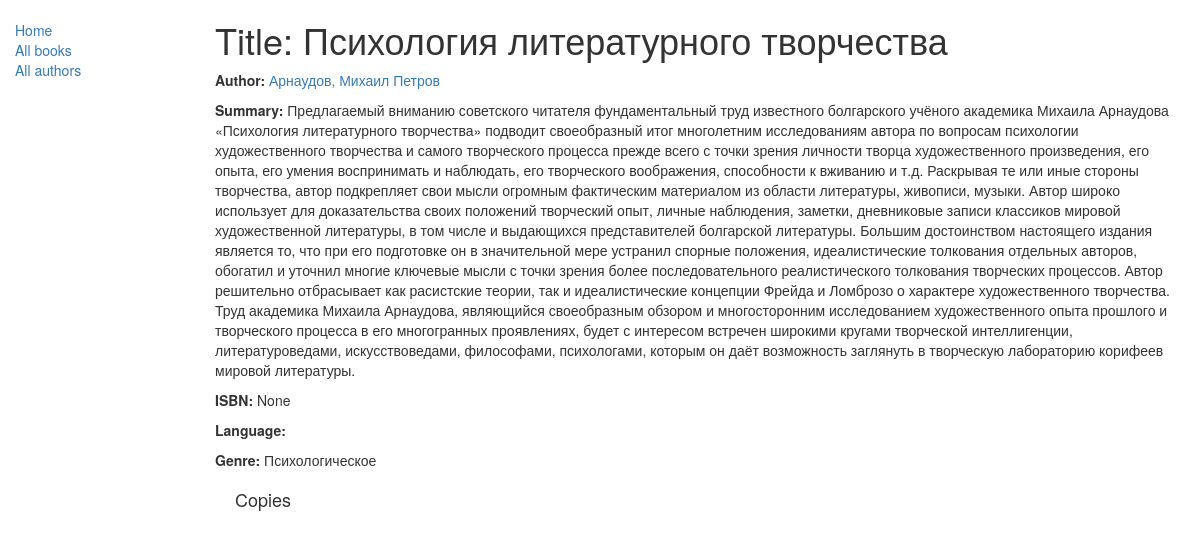
/catalog/book/3, run on the app's committed database.
### catalog/models.py (models this page shows, shortened)
class Book(models.Model):
    title = models.CharField(max_length=200)
    author = models.ForeignKey('Author', on_delete=models.SET_NULL, null=True)
    summary = models.TextField(max_length=3000, help_text="Enter a brief description of the book")
    isbn = models.CharField('ISBN',max_length=13, help_text='13 Character <a href="https://www.isbn-international.org/content/what-isbn">ISBN number</a>', null=True, blank=True)
    genre = models.ManyToManyField(Genre, help_text="Select a genre for this book")
    def display_genre(self):
        """
        Creates a string for the Genre. This is required to display genre in Admin.
        """
        return ', '.join([ genre.name for genre in self.genre.all()[:3] ])
    display_genre.short_description = 'Genre'

class Author(models.Model):
    first_name = models.CharField(max_length=100)
    last_name = models.CharField(max_length=100)
    date_of_birth = models.DateField(null=True, blank=True)
    date_of_death = models.DateField('Died', null=True, blank=True)
    def __str__(self):
        return '%s, %s' % (self.last_name, self.first_name)

class Genre(models.Model):
    name = models.CharField(max_length=200, help_text="Enter a book genre (e.g. Science Fiction, French Poetry etc.)")
    def __str__(self):
        return self.name

### catalog/views.py (the view)
# urls.py: re_path(r'^book/(?P<pk>\d+)$', views.BookDetailView.as_view(), name='book-detail'),
class BookDetailView(generic.DetailView):
    model = Book

### catalog/templates/catalog/book_detail.html (shortened to what this page needs)
{% extends "base_generic.html" %}
{% block content %}
    <h1>Title: {{ book.title }}</h1>
    <p><strong>Author:</strong> <a href="">{{ book.author }}</a></p>
    <p><strong>Summary:</strong> {{ book.summary }}</p>
    <p><strong>ISBN:</strong> {{ book.isbn }}</p>
    <p><strong>Language:</strong> {{ book.language }}</p>
    <p><strong>Genre:</strong> {% for genre in book.genre.all %} {{ genre }}{% if not forloop.last %}, {% endif %}{% endfor %}</p>
    <div style="margin-left:20px;margin-top:20px">
        <h4>Copies</h4>
  </div>
{% endblock %}

### data on the page
Book: title "Психология литературного творчества", author "Арнаудов, Михаил Петров", summary "Предлагаемый вниманию советского читателя фундаментальный труд известного болгарского учёного академика Михаила Арнаудова «Психология литературного творчества» подводит своеобразный итог многолетним исследованиям автора по вопросам психологии художественного творчества и самого творческого процесса прежде всего с точки зрения личности творца художественного произведения, его опыта, его умения воспринимать и наблюдать, его творческого воображения, способности к вживанию и т.д. Раскрывая те или иные стороны творчества, автор подкрепляет свои мысли огромным фактическим материалом из области литературы, живописи, музыки. Автор широко использует для доказательства своих положений творческий…", isbn "None"
Genre: name "Психологическое"
